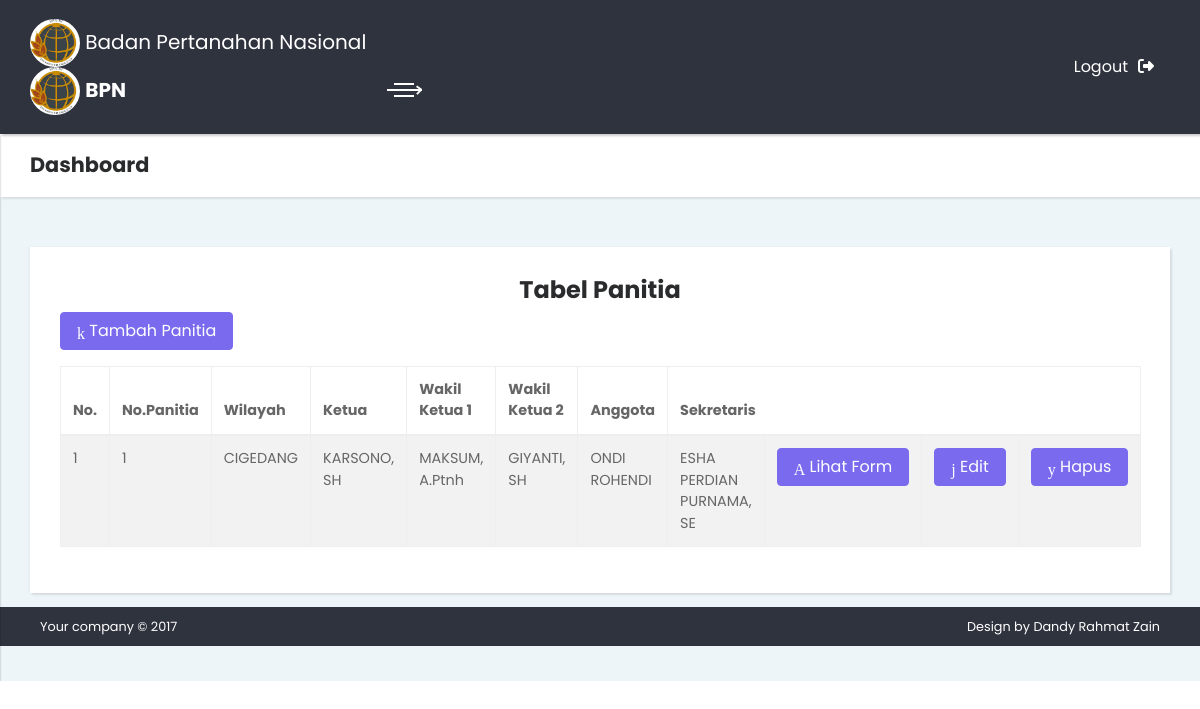
The app's page /index.php?file=panitia (signed in) with its own data.
### tables this page shows
CREATE TABLE `table_panitia` (
  `no_panitia` int(10) NOT NULL,
  `wilayah` varchar(250) NOT NULL,
  `ketua` varchar(250) NOT NULL,
  `nip_ketua` char(30) NOT NULL,
  `wk_ketua_1` varchar(250) NOT NULL,
  `nip_wk_ketua_1` char(30) NOT NULL,
  `wk_ketua_2` varchar(250) NOT NULL,
  `nip_wk_ketua_2` char(30) NOT NULL,
  `anggota` varchar(250) NOT NULL,
  `sekretaris` varchar(250) NOT NULL,
  `tanggal` date NOT NULL,
  `no` char(30) NOT NULL
);

### panitia.php (the view, shortened to what this page needs)
<?php
include('koneksi.php');
?>
<div class="container-fluid">
              <div class="row bg-white has-shadow">
                <div class="col-md-12">
                <td><h1 align="center">Tabel Panitia</h1></td>
            <td><a href="index.php?file=panitia_tambah" class="btn btn-primary"><i class="icon-user"></i> Tambah Panitia</a></td>
            <table class="table table-bordered table table-striped">
                        <thead>
                          <tr>
                            <th>No.</th>
                            <th>No.Panitia</th>
                            <th>Wilayah</th>
                            <th>Ketua</th>
                            <th>Wakil Ketua 1</th>
                            <th>Wakil Ketua 2</th>
                            <th>Anggota</th>
                            <th colspan="4">Sekretaris</th>
                          </tr>
                        </thead>
                        <tbody>
    <?php
      $sql_panitia=mysqli_query($koneksi,"SELECT * FROM table_panitia");
      $no_urut=null;
      while($data_panitia=mysqli_fetch_array($sql_panitia,MYSQLI_ASSOC)){
        $no_urut++;
        echo '<tr>
        <td>'.$no_urut.'</td>
        <td>'.$data_panitia['no_panitia'].'</td>
        <td>'.$data_panitia['wilayah'].'</td>
        <td>'.$data_panitia['ketua'].'</td>
        <td>'.$data_panitia['wk_ketua_1'].'</td>
        <td>'.$data_panitia['wk_ketua_2'].'</td>
        <td>'.$data_panitia['anggota'].'</td>
        <td>'.$data_panitia['sekretaris'].'</td>
        <td><a href="javascript:void(0);" class="btn btn-primary" onclick="javascript:window.open(\'panitia_lihat.php?no_panitia='.$data_panitia['no_panitia'].'\',\'_blank\',
          \'width=650,height=400,scrollbars=no,status=no,resizable=no,screenx=200,screeny=100\')"><i class="icon-page"></i> Lihat Form</a></td>
        <td><a href="index.php?file=panitia_edit&no_panitia='.$data_panitia['no_panitia'].'" class="btn btn-primary"><i class="icon-pencil-case"></i> Edit</a></td>
        <td><a onclick="return window.confirm(\'yakin data ini dihapus?\')" href="index.php?file=panitia_hapus&no_panitia='.$data_panitia['no_panitia'].'" class="btn btn-primary"><i class="icon-close"></i> Hapus</a></td>
        </tr>';
      }
    ?>
  </tbody>
                      </table>
                </div>

### css/style.default.css (style rules this page uses)
body { overflow-x: hidden; }
a, i, span { display: inline-block; text-decoration: none; transition: all 0.3s; }
.container-fluid { padding: 0 30px; }
table { font-size: 0.9em; color: #666; }
*[class*="icon-"] { transform: translateY(3px); }
.bg-white { background: #fff !important; }
.has-shadow { box-shadow: 2px 2px 2px rgba(0, 0, 0, 0.1), -1px 0 2px rgba(0, 0, 0, 0.05); }
section.dashboard-counts .row { padding: 30px 15px; margin: 0; }
.btn { font-weight: normal; line-height: 1.25; border: 1px solid transparent; padding: 0.5rem 1rem; font-size: 1rem; border-radius: 0.25rem; transition: all 0.2s ease-in-out; }
.btn-primary { color: #fff; background-color: #796AEE; border-color: #796AEE; }
body { font-family: "Poppins", sans-serif; font-size: 1rem; font-weight: normal; line-height: 1.5; color: #292b2c; background-color: #fff; }
a { color: #796AEE; text-decoration: none; }
h1, h2, h3, h4, h5, h6, .h1, .h2, .h3, .h4, .h5, .h6 { margin-bottom: 0.5rem; font-family: "Poppins", sans-serif; font-weight: 700; line-height: 1.1; color: inherit; }
h1, .h1 { font-size: 1.5rem; }

### records on screen
table_panitia: no_panitia "1", wilayah "CIGEDANG", ketua "KARSONO, SH", wk_ketua_1 "MAKSUM, A.Ptnh", wk_ketua_2 "GIYANTI, SH", anggota "ONDI ROHENDI", sekretaris "ESHA PERDIAN PURNAMA, SE"
